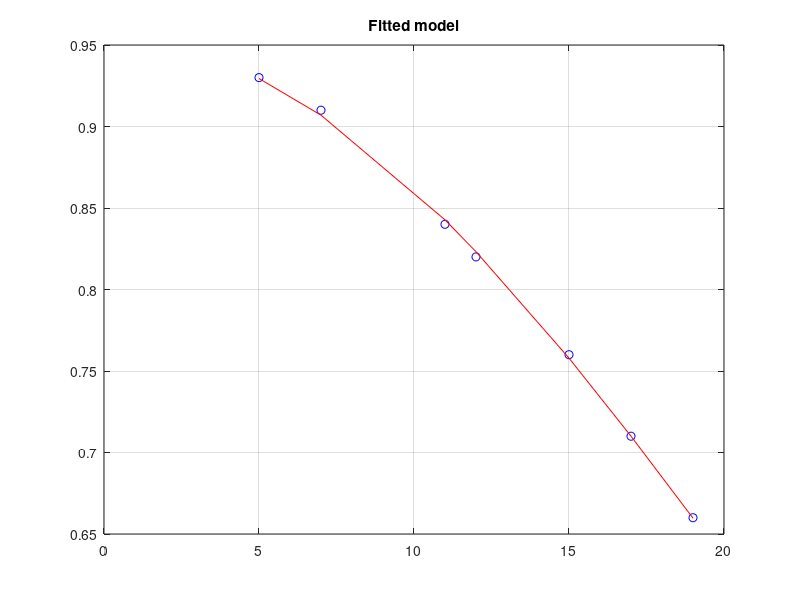

The MATLAB script that drew this image:
clear; close all; clc;

x = [5 7 11 12 15 17 19]';
y = [0.93 0.91 0.84 0.82 0.76 0.71 0.66]';
n = length(y);
X = [ones(n,1) x.^2];  % Define the corfficient matrix
Y = -log(y);           % Log transformation
params = X\Y;          % Parameter estimation
theta0 = params(1);    % Recover the original parameter values
theta2 = params(2);
theta = [theta0 theta2];
yfit = 1./(exp(theta0+(theta2).*(x.^2)));    % Get the fitted values
figure;
plot(x,y,'ob', x, yfit, 'r') %'ob' to have blue circles for the given data
title('Fitted model')
grid on